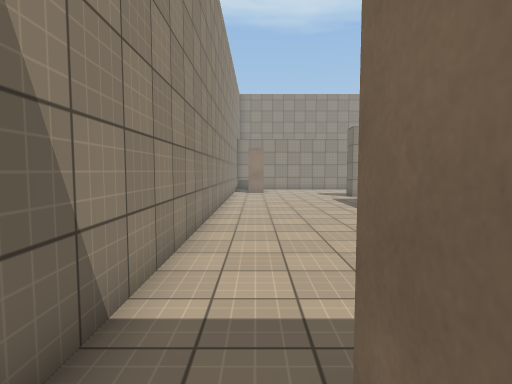
[1] (above)

24 first-person views from a walk through a 3-D level made in the Unity game engine. The camera is 1.5 m above the floor, tilts 4° down and sees 80° across. The floor is counted in squares, 1 m on a side. Each view is taken from the middle of a square. On the plan, view 1 faces up. The plan holds only what a view shows up to about 15 squares ahead; the rest is blank. The player is left out. Surface patterns are stand-ins for the level's own textures.

[2]
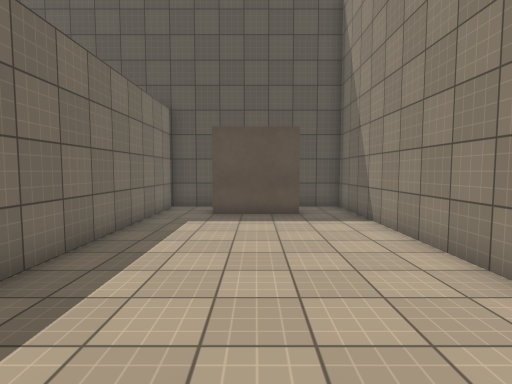

[3]
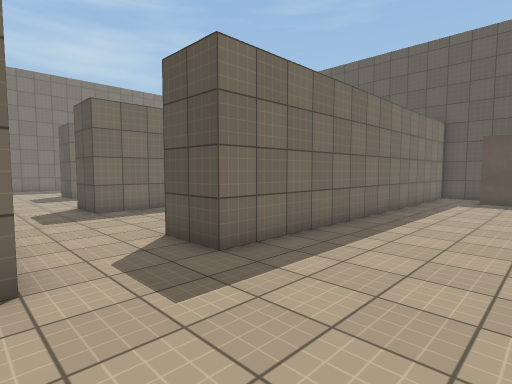

[4]
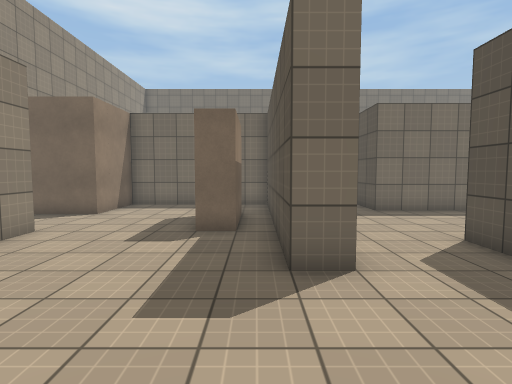

[5]
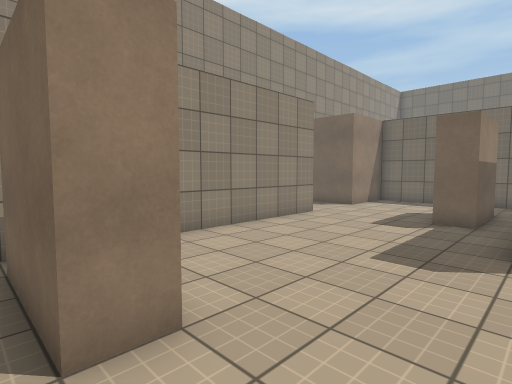

[6]
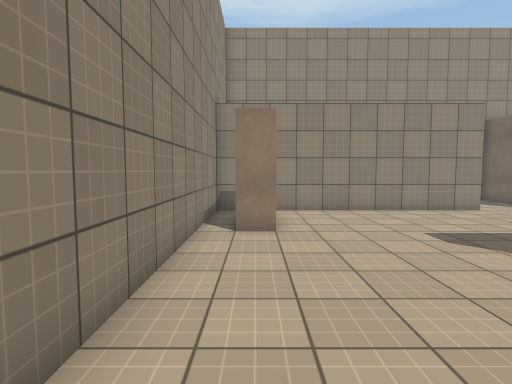

[7]
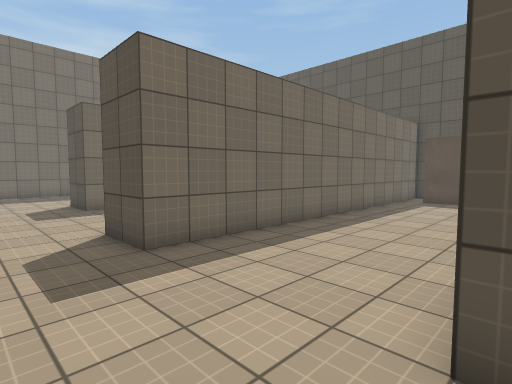

[8]
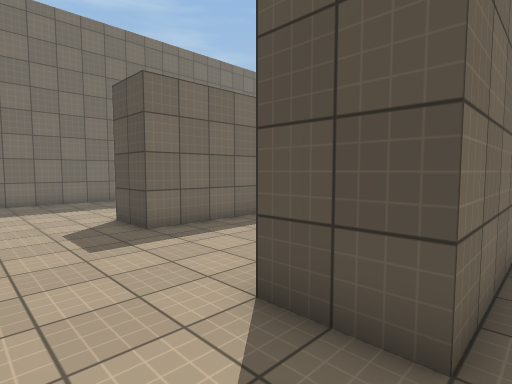

[9]
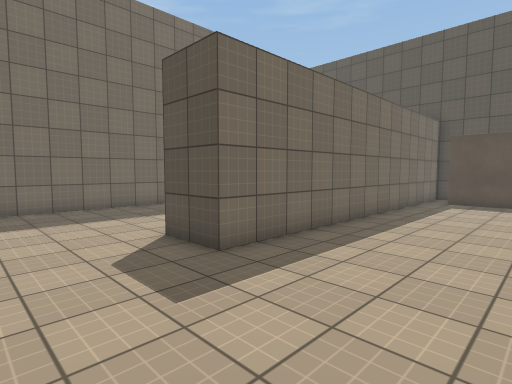

[10]
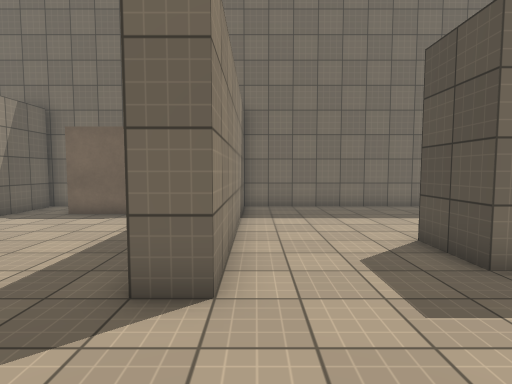

[11]
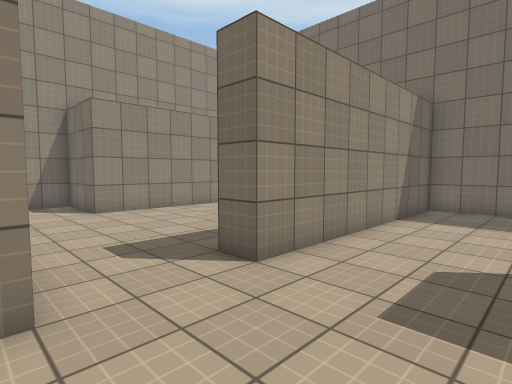

[12]
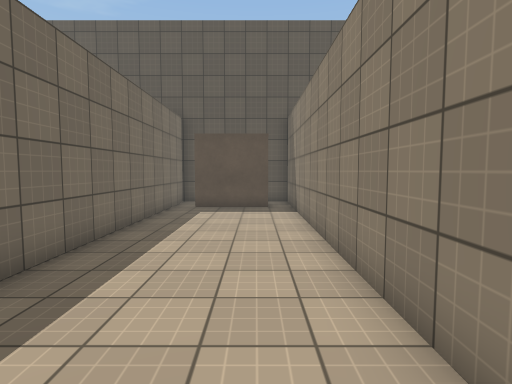

[13]
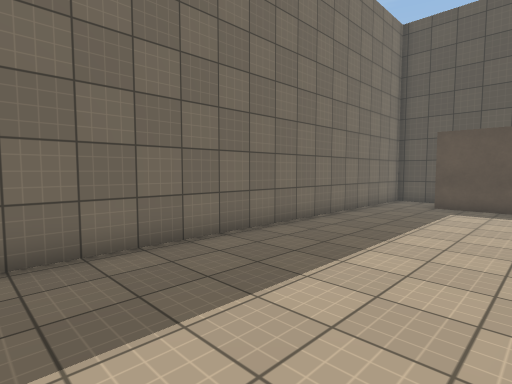

[14]
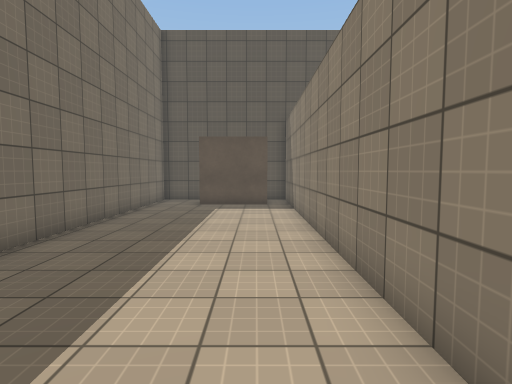

[15]
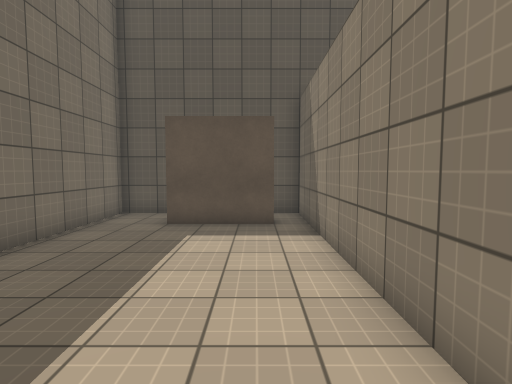

[16]
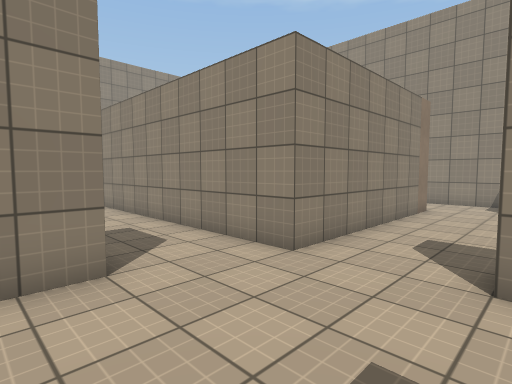

[17]
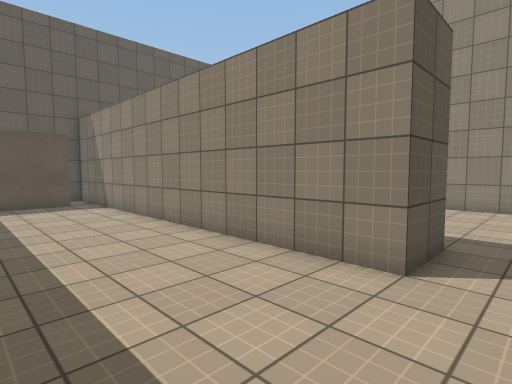

[18]
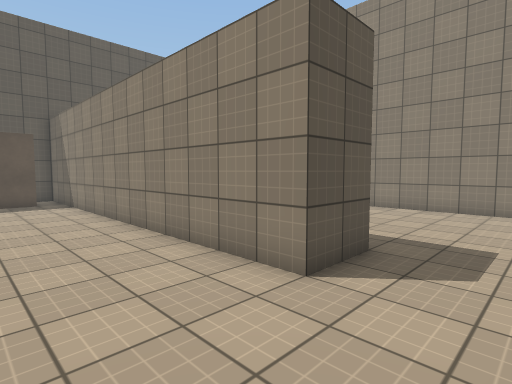

[19]
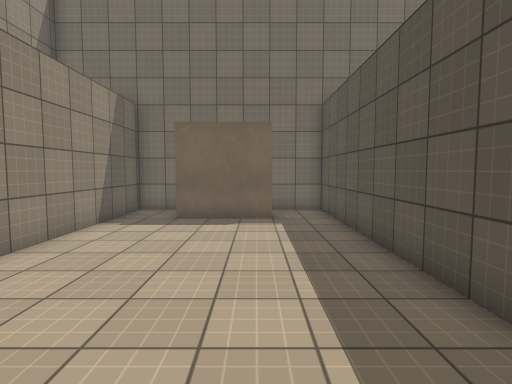

[20]
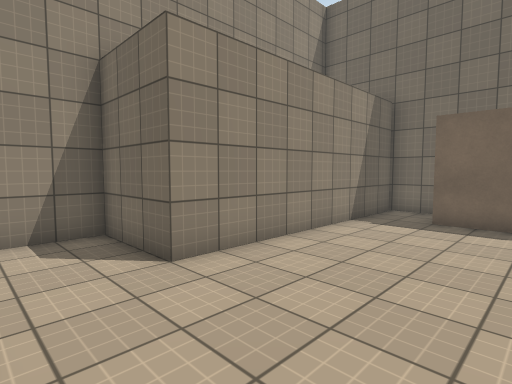

[21]
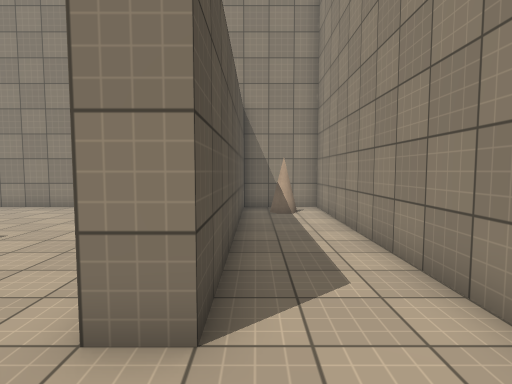

[22]
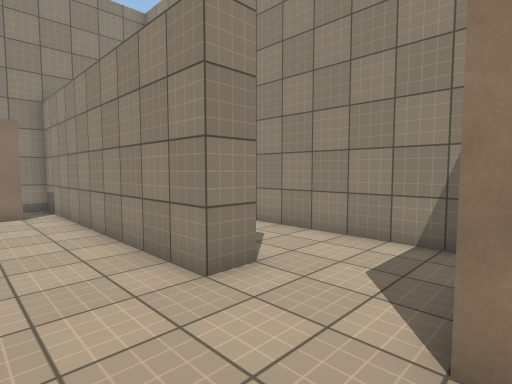

[23]
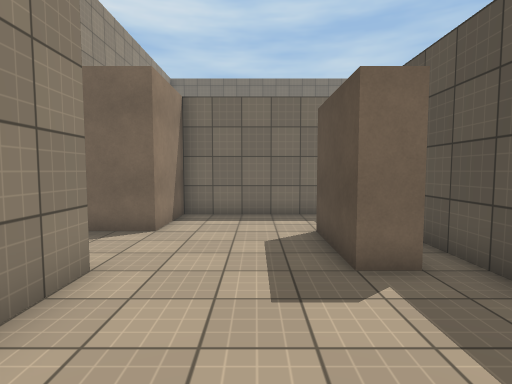

[24]
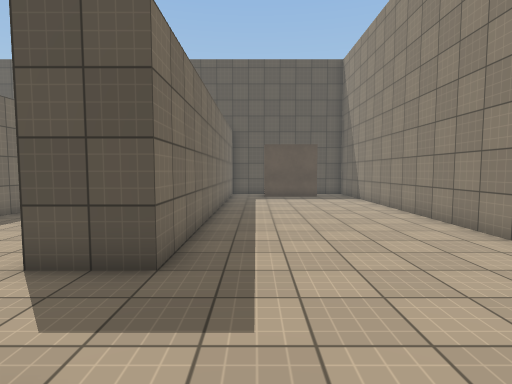

### Floor plan
Points are (right, up) in squares from view 1. A wall is a line through its corners. A room is listed if a view was taken in it or the views show most of it. See-through windows are left out.
Room 1 (view 1)
walls: (3.8, -0.7) (5.5, -0.7) (5.5, 0.5); (-1.5, 0.5) (-1.5, -0.7) (0.2, -0.7)
ways out: opening at (-0.5, 1) to room 2; opening at (4.5, 1) to room 2
Room 2 (views 2, 3, 4, 5, 6, 7, 8, 9, 10, 11, 12, 13, 14, 15, 16, 17, 18, 19, 20, 21, 22, 23, 24)
walls: (14.5, 18.4) (14.5, 24.5) (11.5, 24.5) (11.5, 28.1); (11.5, 19.5) (8.5, 19.5) (8.5, 20.5) (11.5, 20.5); (18.9, 18.5) (25.5, 18.5); (15.5, 25.6) (15.5, 17.5) (5.5, 17.5) (5.5, 18.5) (13.6, 18.5); (12.5, 1.2) (12.5, 14.5) (14.5, 14.5) (14.5, 0.6); (15.4, 1.5) (18.5, 1.5); (8.4, 1.5) (11.5, 1.5); (0.6, 20.5) (-0.5, 20.5) (-0.5, 23.5); (10.8, 28.5) (-1.5, 28.5) (-1.5, 25.5); (0.5, 23.6) (0.5, 22.9); (5.5, 0.5) (5.5, 14.5) (7.5, 14.5) (7.5, 0.5); (25.5, 20.5) (25.5, 23.5); (19.5, 0.5) (19.5, 13.5) (21.5, 13.5) (21.5, 1.5); (27.6, 17.5) (18.5, 17.5) (18.5, 18.5); (22.4, 1.5) (25.5, 1.5); (0.3, 26.8) (0, 26.6); (-1, 25.5) (8.5, 25.5) (8.5, 24.5) (-1.5, 24.5) (-1.5, 0.5); (0.5, 0.5) (0.5, 1.5) (3.5, 1.5); (25.5, 25.5) (18.5, 25.5) (18.5, 28.5) (14.6, 28.5); (27.7, 1.5) (27.7, 17.9)
low walls: (0, 27.4) (0.3, 27.2) (0.3, 26.8)
ways out: opening at (-0.5, 1) to room 1; opening at (4.5, 1) to room 1; opening at (26, 19.5) to room 3; opening at (26, 24.5) to room 3; opening at (22, 1) to room 4; opening at (26.5, 1) to room 4; opening at (8, 1); opening at (12, 1); opening at (15, 1); opening at (19, 1)
Room 3 (no view inside)
walls: (27.7, 24) (27.7, 25.8); (27.5, 25.5) (25.5, 25.5); (25.5, 18.5) (27.5, 18.5); (27.7, 17.9) (27.7, 20.4)
ways out: opening at (26, 19.5) to room 2; opening at (26, 24.5) to room 2
Room 4 (no view inside)
walls: (26, -0.7) (27.7, -0.7) (27.7, 1.5); (21.5, 1.5) (21.5, -0.7) (22.4, -0.7)
ways out: opening at (22, 1) to room 2; opening at (26.5, 1) to room 2

Positions as (right, up) in squares from view 1, and headings:
1: (0, 0), facing up
2: (2, 12), facing down
3: (1, 18), facing down-right
4: (1, 19), facing right
5: (-1, 18), facing up-right
6: (0, 13), facing up
7: (7, 17), facing down-right
8: (12, 17), facing down-right
9: (15, 17), facing down-right
10: (15, 17), facing right
11: (15, 14), facing up-right
12: (16, 14), facing down
13: (22, 15), facing down-right
14: (23, 15), facing down
15: (23, 10), facing down
16: (19, 13), facing up-left
17: (12, 16), facing down-left
18: (11, 17), facing down-left
19: (16, 21), facing right
20: (16, 21), facing up-right
21: (11, 26), facing left
22: (12, 22), facing up-left
23: (4, 22), facing right
24: (4, 19), facing down
